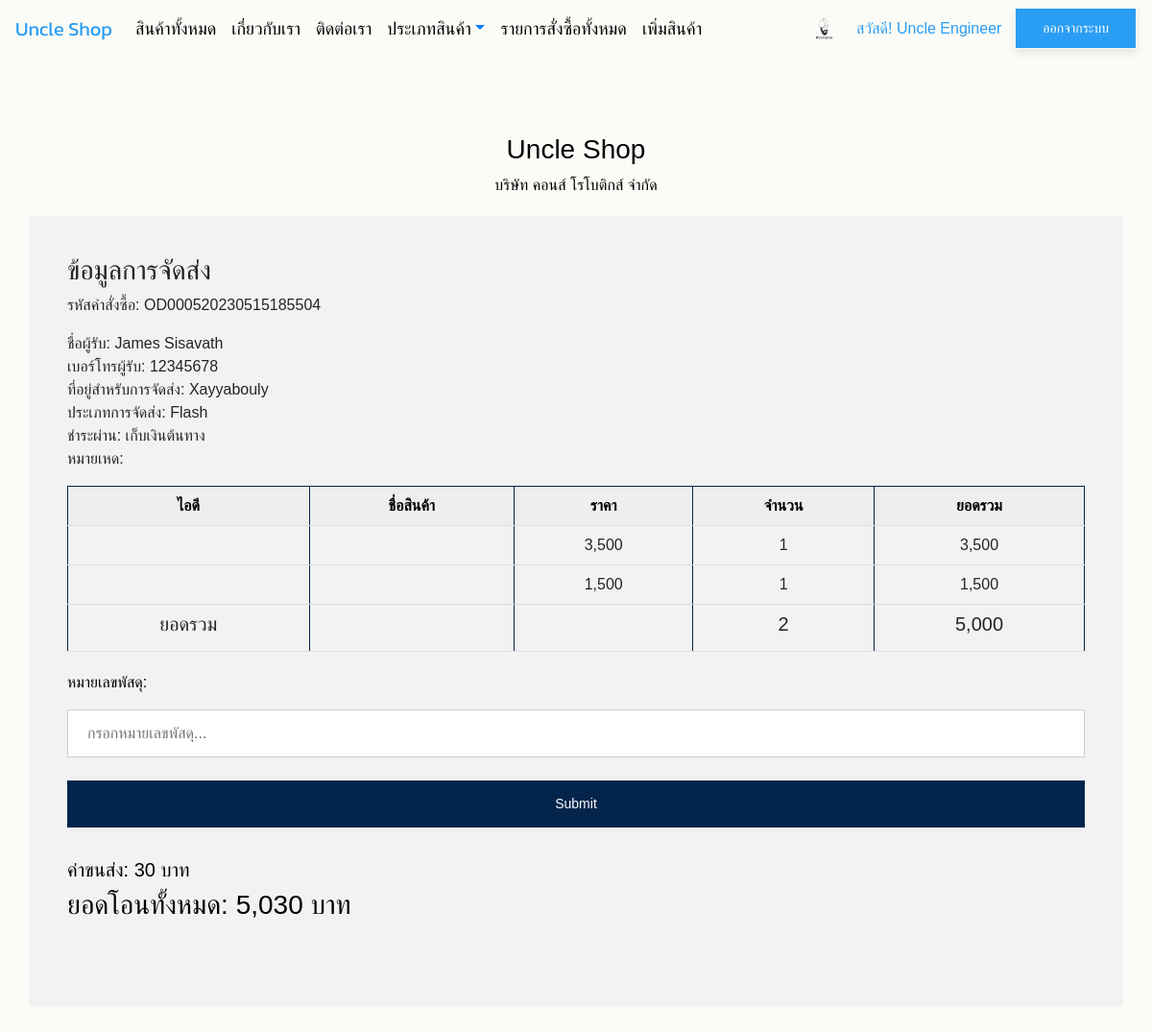
/updatetracking/OD000520230515185504/ (signed in), run on an earlier commit of the app's database.
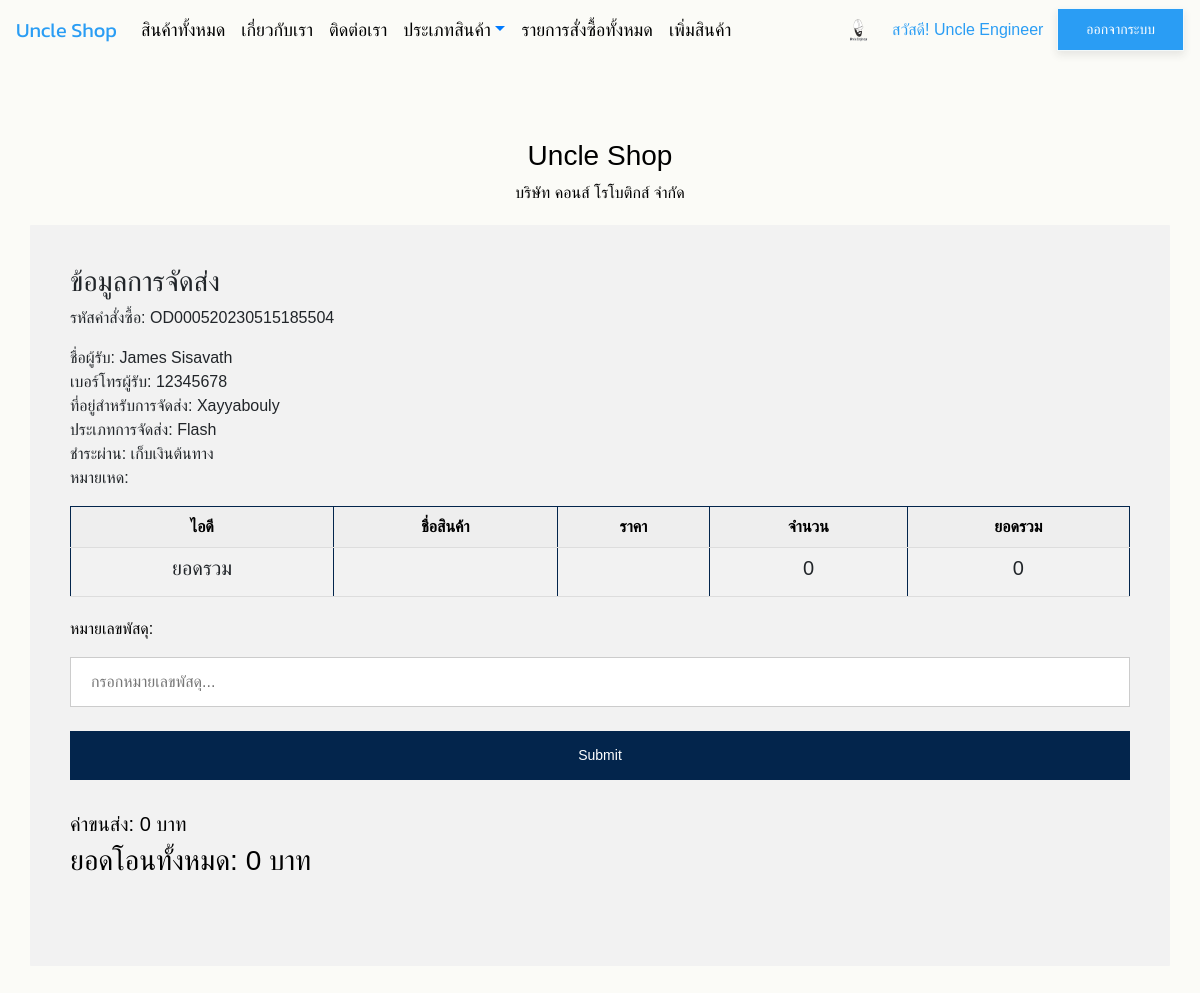
And on a later commit of the database.
### app_uncle_shop/models.py (models this page shows, shortened)
class Profile(models.Model):
    user = models.OneToOneField(User, on_delete=models.CASCADE)
    photo = models.ImageField(upload_to="photoprofile",
                              null=True, blank=True, default='default.png')
    usertype = models.CharField(max_length=100, default='member')
    cartquan = models.IntegerField(default=0)

class OrderPending(models.Model):
    orderid = models.CharField(max_length=100)
    user = models.ForeignKey(User, on_delete=models.CASCADE)
    name = models.CharField(max_length=100)
    tel = models.CharField(max_length=100)
    address = models.TextField()
    shipping = models.CharField(max_length=100)
    payment = models.CharField(max_length=100)
    other = models.TextField(null=True, blank=True)
    stamp = models.DateTimeField(auto_now_add=True, blank=True, null=True)
    paid = models.BooleanField(default=False)
    slip = models.ImageField(upload_to="slip", null=True, blank=True)
    slip_time = models.DateField(null=True, blank=True)
    bank_account = models.CharField(
        max_length=50,
        choices=[('KBank', 'KBank'), ('SCB', 'SCB'),
                 ('TTB', 'TTB'), ('KTB', 'KTB'),
                 ('BBL', 'BBL'), ('BAY', 'BAY'),
                 ('อื่นๆ', 'อื่นๆ'), ],
        default='KBank'
    )
    paymentid = models.CharField(max_length=100, null=True, blank=True)
    tracking_number = models.CharField(max_length=100, null=True, blank=True)

class OrderProduct(models.Model):
    orderid = models.CharField(max_length=100)
    productid = models.CharField(max_length=100)
    productname = models.CharField(max_length=100)
    price = models.IntegerField()
    quantity = models.IntegerField()
    total = models.IntegerField()

### app_uncle_shop/views.py (the view, shortened to what this page needs)
# urls.py: path('updatetracking/<str:orderid>/', update_tracking, name='update-tracking-page'),
def update_tracking(request, orderid):
    if request.user.profile.usertype != 'admin':
        return redirect('home-page')
    order_pending = OrderPending.objects.get(orderid=orderid)
    order_product = OrderProduct.objects.filter(orderid=orderid)
    total = sum([o.total for o in order_product])
    order_pending.total = total
    count = sum([o.quantity for o in order_product])
    if order_pending.shipping == 'flash':
        shipping_cost = sum(
            [20 if i == 0 else 10 for i in range(count)])
    elif order_pending.shipping == 'kerry':
        shipping_cost = sum(
            [20 if i == 0 else 8 for i in range(count)])
    elif order_pending.shipping == 'j&t':
        shipping_cost = sum(
            [20 if i == 0 else 9 for i in range(count)])
    elif order_pending.shipping == 'thailandpost':
        shipping_cost = sum(
            [20 if i == 0 else 12 for i in range(count)])
    else:
        shipping_cost = sum(
            [20 if i == 0 else 11 for i in range(count)])
    if order_pending.payment == 'cod':
        shipping_cost += 10
    order_pending.shipping_cost = shipping_cost
    context = {"order_pending": order_pending,
               "order_product": order_product,
               "total": total, "count": count}
    return render(request, 'app_uncle_shop/update-tracking.html', context)

### app_uncle_shop/templates/app_uncle_shop/update-tracking.html (shortened to what this page needs)
{% extends 'app_uncle_shop/index.html' %}
{% load humanize %}
{% block content %}
<!DOCTYPE html>
<html>
  <body>
    <div class="container">
      <div class="text-color">
      <h3>ข้อมูลการจัดส่ง</h3>
      <p>รหัสคำสั่งซื้อ: {{order_pending.orderid}} </p>
      <p>
        ชื่อผู้รับ: {{order_pending.name}}<br />
        เบอร์โทรผู้รับ: {{order_pending.tel}}<br />
        ที่อยู่สำหรับการจัดส่ง: {{order_pending.address}}<br />
        {% if order_pending.shipping == 'flash' %}
            ประเภทการจัดส่ง: Flash
        {% elif order_pending.shipping == 'kerry' %}
            ประเภทการจัดส่ง: Kerry
        {% elif order_pending.shipping == 'j&t' %}
            ประเภทการจัดส่ง: J&T
        {% elif order_pending.shipping == 'thailandpost' %}
            ประเภทการจัดส่ง: Thailand Post
        {% else %}
            ประเภทการจัดส่ง: ขนส่งอื่นๆ
        {% endif %}<br />
        {% if order_pending.payment == 'paynow' %}
            ชำระผ่าน: เก็บเงินต้นทาง
        {% elif order_pending.payment == 'cod' %}
            ชำระผ่าน: เก็บเงินปลายทาง
        {% elif order_pending.payment == 'transfer' %}
            ชำระผ่าน: โอนเงินเข้าบัญชีธนาคาร
        {% else %}
            ชำระผ่าน: ชำระผ่านช่องทางอื่นๆ
        {% endif %}<br />
            หมายเหด: {{order_pending.other}}
      </p>
      </div>
      <table>
          <tr>
            <th>ไอดี</th>
            <th>ชื่อสินค้า</th>
            <th>ราคา</th>
            <th>จำนวน</th>
            <th>ยอดรวม</th>
          </tr>
            {% for op in order_product %}
          <tr>
            <td>{{op.productid}}</td>
            <td>{{op.productname}}</td>
            <td>{{op.price|intcomma}}</td>
            <td>{{op.quantity|intcomma}}</td>
            <td>{{op.total|intcomma}}</td>
          </tr>
          {% endfor %}
          <tr>
            <td><h5>ยอดรวม</h5></td>
            <td></td>
            <td></td>
            <td><h5>{{count|intcomma}}</h5></td>
            <td><h5>{{total|intcomma}}</h5></td>
          </tr>
      </table>
      <div style="padding: 10px"></div>
      <div class="text-color-black">
        <form method="POST">
          <div class="form-group">
          <form action="/action_page.php">
            <label for="tracking_number">หมายเลขพัสดุ:</label>
            <input
              type="text"
              id="tracking_number"
              placeholder="กรอกหมายเลขพัสดุ..."
              name="tracking_number"
            />
          </div>
          <button type="submit" class="button">Submit</button>
        </form>
        <br>
        <div class="text-color">
          <h5>ค่าขนส่ง: {{order_pending.shipping_cost|intcomma}} บาท</h5>
          <h3>ยอดโอนทั้งหมด: {{total|add:order_pending.shipping_cost|intcomma}} บาท</h3>
        </div>
      </div>
  </body>
</html>
{% endblock content %}

### app_uncle_shop/templates/app_uncle_shop/index.html (shortened to what this page needs)
{% load static %}
<!DOCTYPE html>
<html lang="en">
  <head>
    <link
      rel="stylesheet"
      href="https://cdn.jsdelivr.net/npm/bootstrap@4.6.1/dist/css/bootstrap.min.css"
    />
    <link rel="stylesheet" href="https://cdnjs.cloudflare.com/ajax/libs/font-awesome/4.7.0/css/font-awesome.min.css">
    <link href="{% static 'css/style.css' %}" rel="stylesheet" />
  </head>
  <body>
    <nav class="navbar navbar-expand-sm bg-lightblue navbar-lightblue">
      <a class="navbar-brand" href="{% url 'home-page' %}"
        ><font color="#2a9df4">Uncle Shop</font></a
      >
      <div class="collapse navbar-collapse" id="collapsibleNavbar">
        <ul class="navbar-nav mr-auto">
          <li class="nav-item">
            <a class="nav-link" href="{% url 'all-product-page' %}"
              ><font color="black">สินค้าทั้งหมด</font>
            </a>
          </li>
          <li class="nav-item">
            <a class="nav-link" href="{% url 'about-page' %}"
              ><font color="black">เกี่ยวกับเรา</font>
            </a>
          </li>
          <li class="nav-item">
            <a class="nav-link" href="{% url 'contact-page' %}"
              ><font color="black">ติดต่อเรา</font></a
            >
          </li>
          <li class="nav-item dropdown">
            <a
              class="nav-link dropdown-toggle"
              href="#"
              id="dropdown01"
              data-toggle="dropdown"
              aria-haspopup="true"
              aria-expanded="false"
              ><font color="black">ประเภทสินค้า</font></a
            >
          </li>
          {% if user.is_authenticated and user.profile.usertype == 'admin' %}
          <li class="nav-item">
            <a class="nav-link" href="{% url 'all-order-product-page' %}"
              ><font color="black">รายการสั่งซื้อทั้งหมด</font>
            </a>
          </li>
          <li class="nav-item">
            <a class="nav-link" href="{% url 'add-product-page' %}">
              <font color="black">เพิ่มสินค้า</font></a
            >
          </li>
          {% endif %}
        </ul>
        {% if user.is_authenticated %}
        <img
          src="{{user.profile.photo.url}}"
          width="40"
          height="40"
          class="rounded-circle"
        />&nbsp&nbsp
        <p style="color: #2a9df4; margin: 5px">
          สวัสดี! {{user.first_name}} {{user.last_name}}&nbsp&nbsp
        </p>
        <a class="button-blue" href="{% url 'logout' %}">ออกจากระบบ</a>
        {% else %}
        <a class="button-blue" href="{% url 'register-page' %}"
          >สมัครสมาชิก</a
        >&nbsp&nbsp&nbsp
        <a class="button-blue" href="{% url 'login' %}">เข้าสู่ระบบ</a>
        {% endif %}
      </div>
    </nav>
    <div style="padding: 20px"></div>
    <div style="padding: 20px"></div>
    <div class="text-center">
      <h3>Uncle Shop</h3>
      <p>
        บริษัท คอนส์ โรโบติกส์ จำกัด
      </p>
    </div>
    <div class="container" style="margin-top: 20px;">
    {% block content %}
    {% endblock content %}
    </div>
  </body>
</html>

### static/css/style.css (style rules this page uses)
body { font-family: "Kanit", sans-serif; font-size: 16px; font-weight: normal; background: #fbfbf7; height: 100%; font-family: Arial; }
.text-color-black { color: black; }
a { font-family: "Kanit", sans-serif; font-size: 18px; }
.text-center { color: black; }
table { border-collapse: collapse; width: 100%; background-color: #f2f2f2; }
th, td { border: 1px solid #03254c; padding: 8px; text-align: center; border-bottom: 1px solid #ddd; }
th { background-color: #eee; color: black; }
.button { background-color: #2a9df4; border: none; color: white; padding: 10px 28px; text-align: center; text-decoration: none; display: inline-block; font-size: 14px; }
* { transition: all 0.3s ease-out; }

### app_uncle_shop/templates/app_uncle_shop/update-tracking.html (style rules this page uses)
input[type="text"], select { width: 100%; padding: 12px 20px; margin: 8px 0; display: block; border: 1px solid #ccc; border-radius: 0px; box-sizing: border-box; }
button[type="submit"] { width: 100%; background-color: #03254c; color: white; padding: 14px 20px; margin: 8px 0; border: none; border-radius: 0px; display: inline-block; cursor: pointer; }
div.container { border-radius: 1px; background-color: #f2f2f2; padding: 20px; margin-bottom: 40px; }

What changed in the data, as far as the page shows it:
removed OrderProduct: price "3,500", quantity "1", total "3,500"
removed OrderProduct: price "1,500", quantity "1", total "1,500"
computed for OrderPending "OD000520230515185504": shipping_cost "30" → "0"; shipping_cost "5,030" → "0"
Also different on the page:
{{ count|intcomma }}: "2" → "0"
{{ total|intcomma }}: "5,000" → "0"
